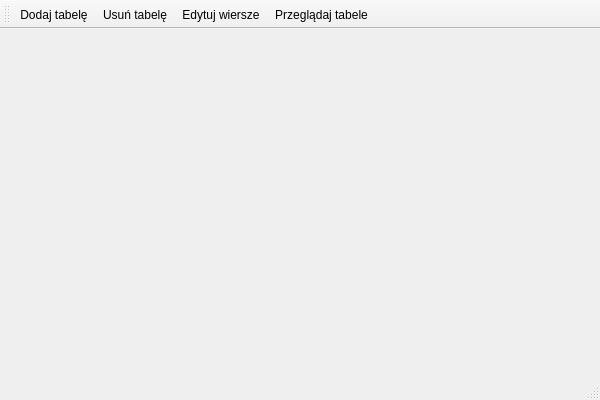
<?xml version="1.0" encoding="UTF-8"?>
<ui version="4.0">
 <class>MainWindowClass</class>
 <widget class="QMainWindow" name="MainWindowClass">
  <property name="geometry">
   <rect>
    <x>0</x>
    <y>0</y>
    <width>600</width>
    <height>400</height>
   </rect>
  </property>
  <property name="windowTitle">
   <string>MainWindow</string>
  </property>
  <widget class="QWidget" name="centralWidget"/>
  <widget class="QToolBar" name="mainToolBar">
   <property name="iconSize">
    <size>
     <width>35</width>
     <height>35</height>
    </size>
   </property>
   <property name="toolButtonStyle">
    <enum>Qt::ToolButtonTextUnderIcon</enum>
   </property>
   <attribute name="toolBarArea">
    <enum>TopToolBarArea</enum>
   </attribute>
   <attribute name="toolBarBreak">
    <bool>false</bool>
   </attribute>
   <addaction name="addTableQAction"/>
   <addaction name="deleteTableQAction"/>
   <addaction name="editRowsQAction"/>
   <addaction name="showTablesQAction"/>
  </widget>
  <widget class="QStatusBar" name="statusBar"/>
  <action name="addTableQAction">
   <property name="icon">
    <iconset resource="MainWindow.qrc">
     <normaloff>:/MainWindow/icons/AddTableIcon.png</normaloff>:/MainWindow/icons/AddTableIcon.png</iconset>
   </property>
   <property name="text">
    <string>Dodaj tabelę</string>
   </property>
   <property name="toolTip">
    <string>Dodaj tabelę</string>
   </property>
  </action>
  <action name="deleteTableQAction">
   <property name="icon">
    <iconset resource="MainWindow.qrc">
     <normaloff>:/MainWindow/icons/DeleteTableIcon.png</normaloff>:/MainWindow/icons/DeleteTableIcon.png</iconset>
   </property>
   <property name="text">
    <string>Usuń tabelę</string>
   </property>
   <property name="toolTip">
    <string>Usuń tabelę</string>
   </property>
  </action>
  <action name="editRowsQAction">
   <property name="icon">
    <iconset resource="MainWindow.qrc">
     <normaloff>:/MainWindow/icons/RowsIcon.png</normaloff>:/MainWindow/icons/RowsIcon.png</iconset>
   </property>
   <property name="text">
    <string>Edytuj wiersze</string>
   </property>
   <property name="toolTip">
    <string>Edytuj wiersze</string>
   </property>
  </action>
  <action name="showTablesQAction">
   <property name="icon">
    <iconset resource="MainWindow.qrc">
     <normaloff>:/MainWindow/icons/TableIcon.png</normaloff>:/MainWindow/icons/TableIcon.png</iconset>
   </property>
   <property name="text">
    <string>Przeglądaj tabele</string>
   </property>
   <property name="toolTip">
    <string>Przeglądaj tabele</string>
   </property>
  </action>
 </widget>
 <layoutdefault spacing="6" margin="11"/>
 <resources>
  <include location="MainWindow.qrc"/>
 </resources>
 <connections/>
</ui>
